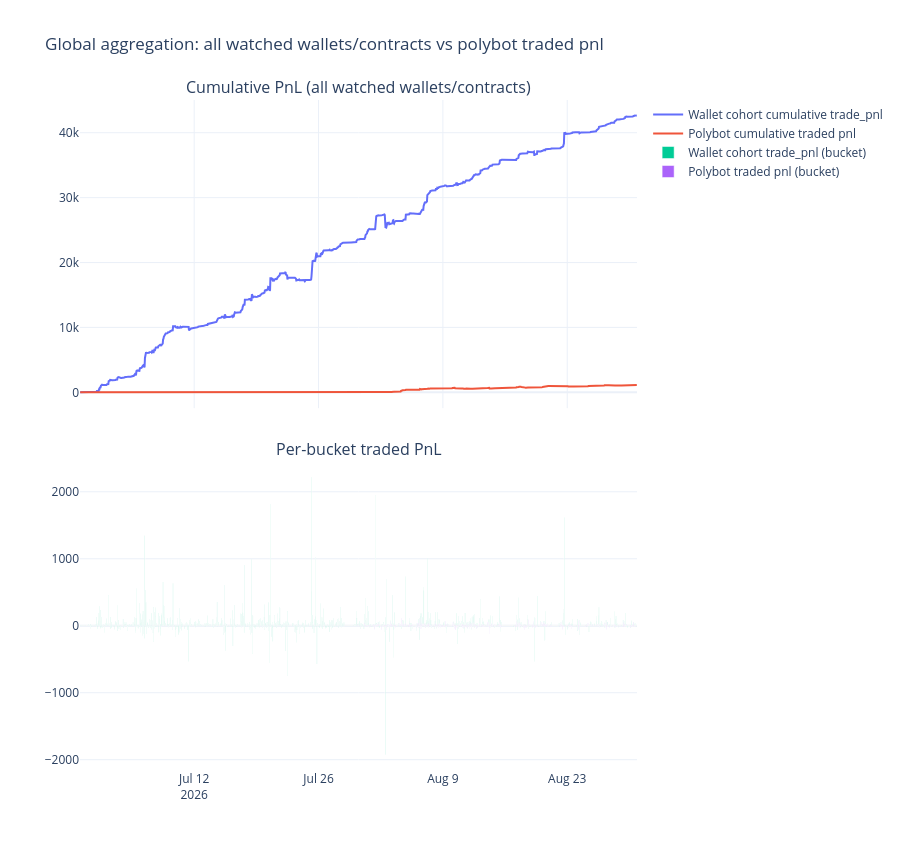

The code cell stored with this chart in its notebook:
### Code cell
fig_global = make_subplots(
    rows=2, cols=1, shared_xaxes=True, vertical_spacing=0.08,
    subplot_titles=('Cumulative PnL (all watched wallets/contracts)', 'Per-bucket traded PnL')
)

fig_global.add_trace(
    go.Scatter(x=agg.index, y=agg['wallet_cum_trade_pnl'], mode='lines', name='Wallet cohort cumulative trade_pnl'),
    row=1, col=1
)
fig_global.add_trace(
    go.Scatter(x=agg.index, y=agg['polybot_cum_trade_pnl'], mode='lines', name='Polybot cumulative traded pnl'),
    row=1, col=1
)

fig_global.add_trace(
    go.Bar(x=agg.index, y=agg['wallet_trade_pnl'], name='Wallet cohort trade_pnl (bucket)'),
    row=2, col=1
)
fig_global.add_trace(
    go.Bar(x=agg.index, y=agg['polybot_trade_pnl'], name='Polybot traded pnl (bucket)'),
    row=2, col=1
)

fig_global.update_layout(
    height=850, template='plotly_white',
    title='Global aggregation: all watched wallets/contracts vs polybot traded pnl',
    barmode='group',
)
fig_global.show()

### Figure 1 — Plotly figure (JSON) as saved in the notebook; plotly's stock layout.template omitted (floating-point values rounded to 4 significant figures; data arrays with more than 128 entries replaced by an {"elided": "..."} marker saying what was removed)
{"data": [{"mode": "lines", "name": "Wallet cohort cumulative trade_pnl", "type": "scatter", "x": {"elided": "1505 str values"}, "xaxis": "x", "y": {"elided": "1505 float values"}, "yaxis": "y"}, {"mode": "lines", "name": "Polybot cumulative traded pnl", "type": "scatter", "x": {"elided": "1505 str values"}, "xaxis": "x", "y": {"elided": "1505 float values"}, "yaxis": "y"}, {"name": "Wallet cohort trade_pnl (bucket)", "type": "bar", "x": {"elided": "1505 str values"}, "xaxis": "x2", "y": {"elided": "1505 float values"}, "yaxis": "y2"}, {"name": "Polybot traded pnl (bucket)", "type": "bar", "x": {"elided": "1505 str values"}, "xaxis": "x2", "y": {"elided": "1505 float values"}, "yaxis": "y2"}], "layout": {"annotations": [{"font": {"size": 16}, "showarrow": false, "text": "Cumulative PnL (all watched wallets/contracts)", "x": 0.5, "xanchor": "center", "xref": "paper", "y": 1, "yanchor": "bottom", "yref": "paper"}, {"font": {"size": 16}, "showarrow": false, "text": "Per-bucket traded PnL", "x": 0.5, "xanchor": "center", "xref": "paper", "y": 0.46, "yanchor": "bottom", "yref": "paper"}], "barmode": "group", "height": 850, "title": {"text": "Global aggregation: all watched wallets/contracts vs polybot traded pnl"}, "xaxis": {"anchor": "y", "domain": [0, 1], "matches": "x2", "showticklabels": false}, "xaxis2": {"anchor": "y2", "domain": [0, 1]}, "yaxis": {"anchor": "x", "domain": [0.54, 1]}, "yaxis2": {"anchor": "x2", "domain": [0, 0.46]}}}
